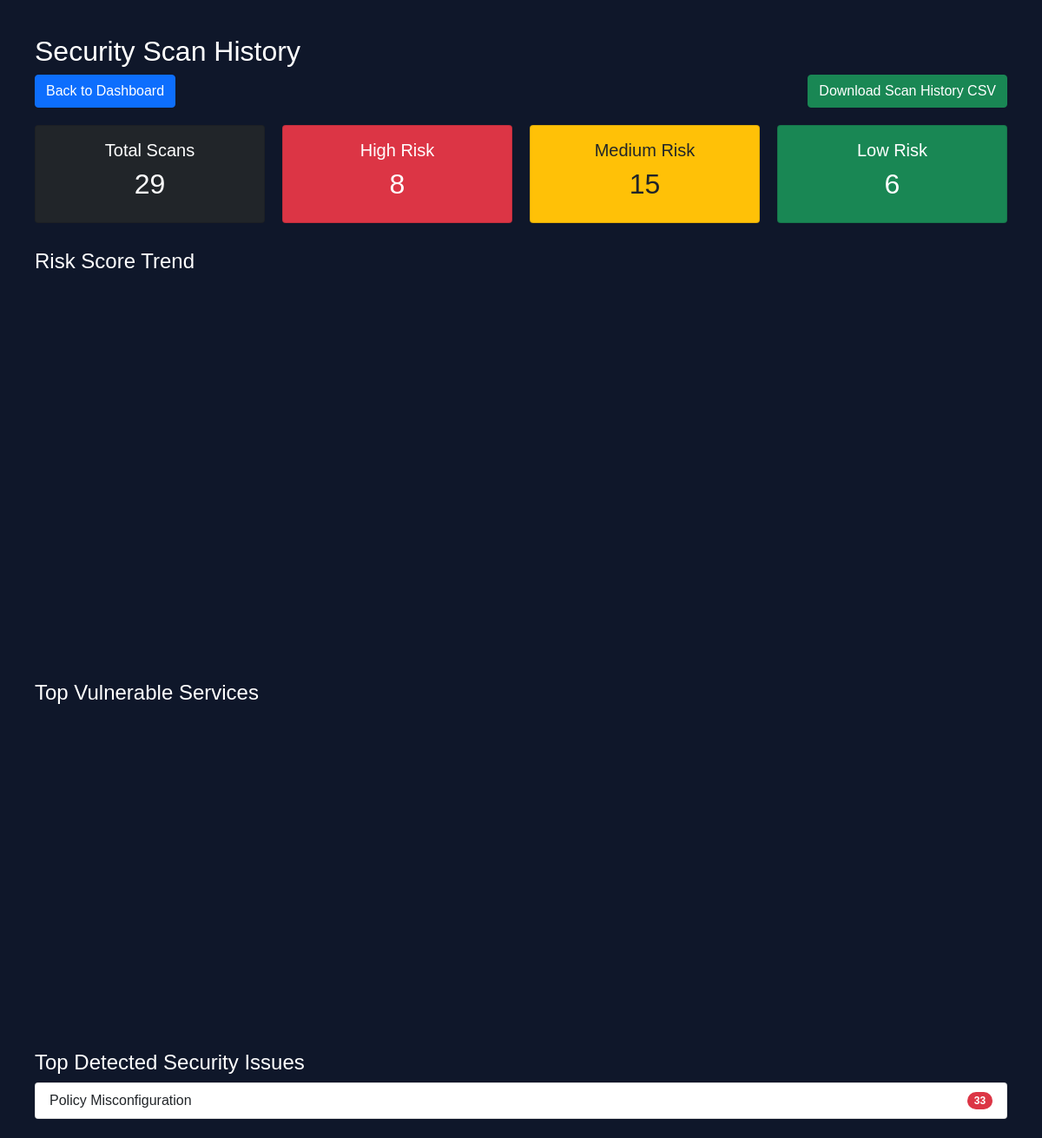
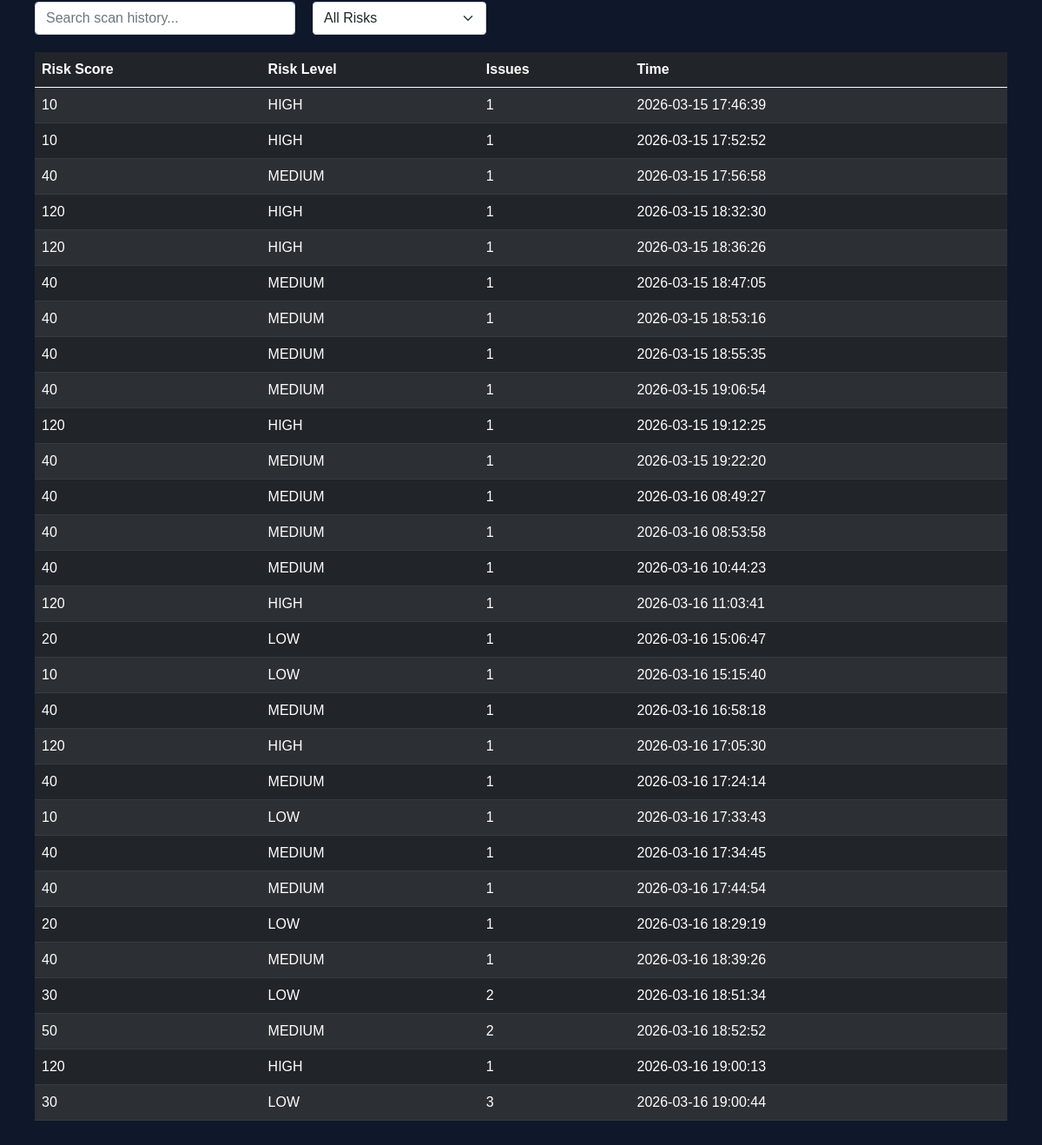
Page /history (signed in) on the earlier database version (2 pictures, top to bottom).
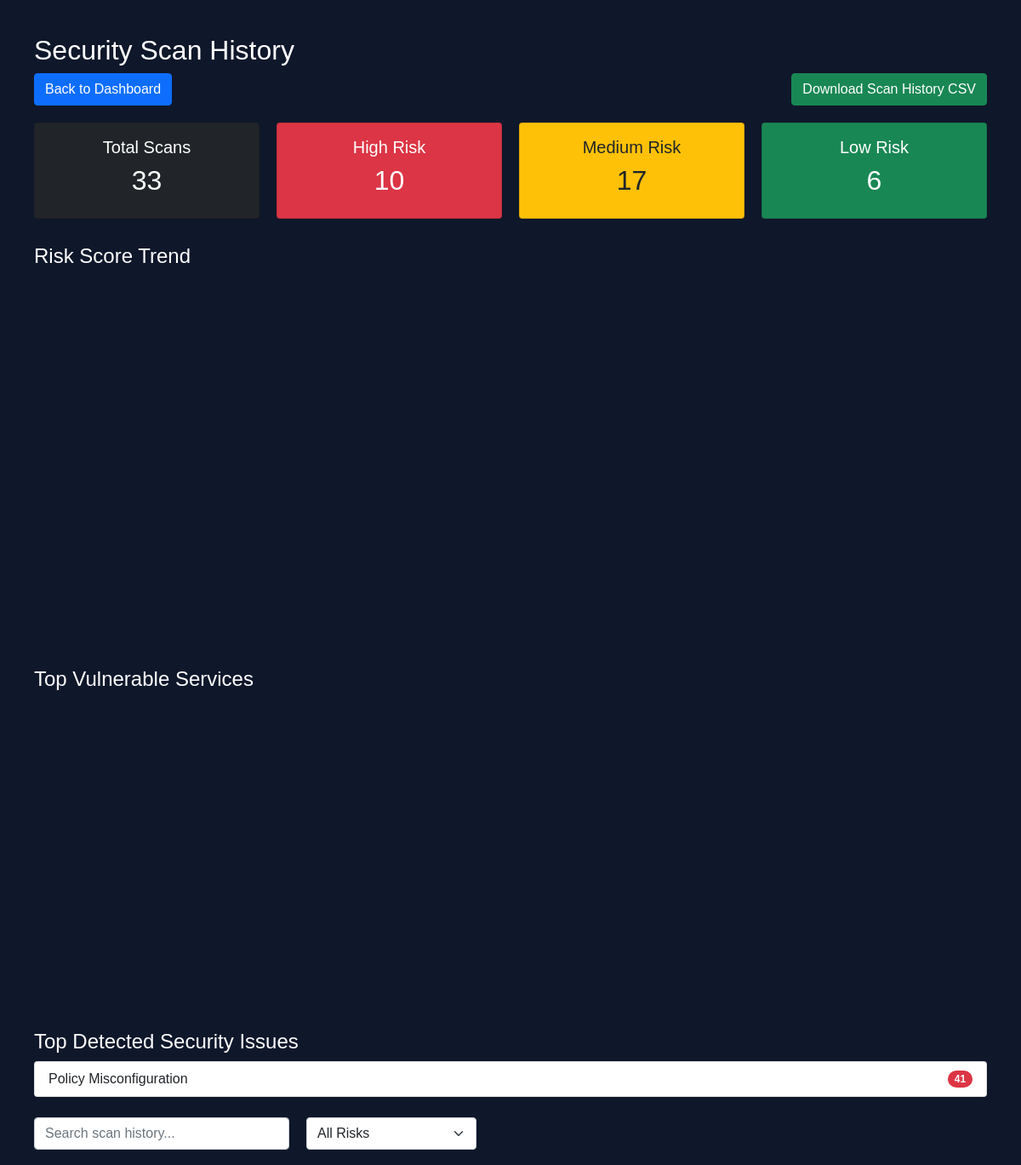
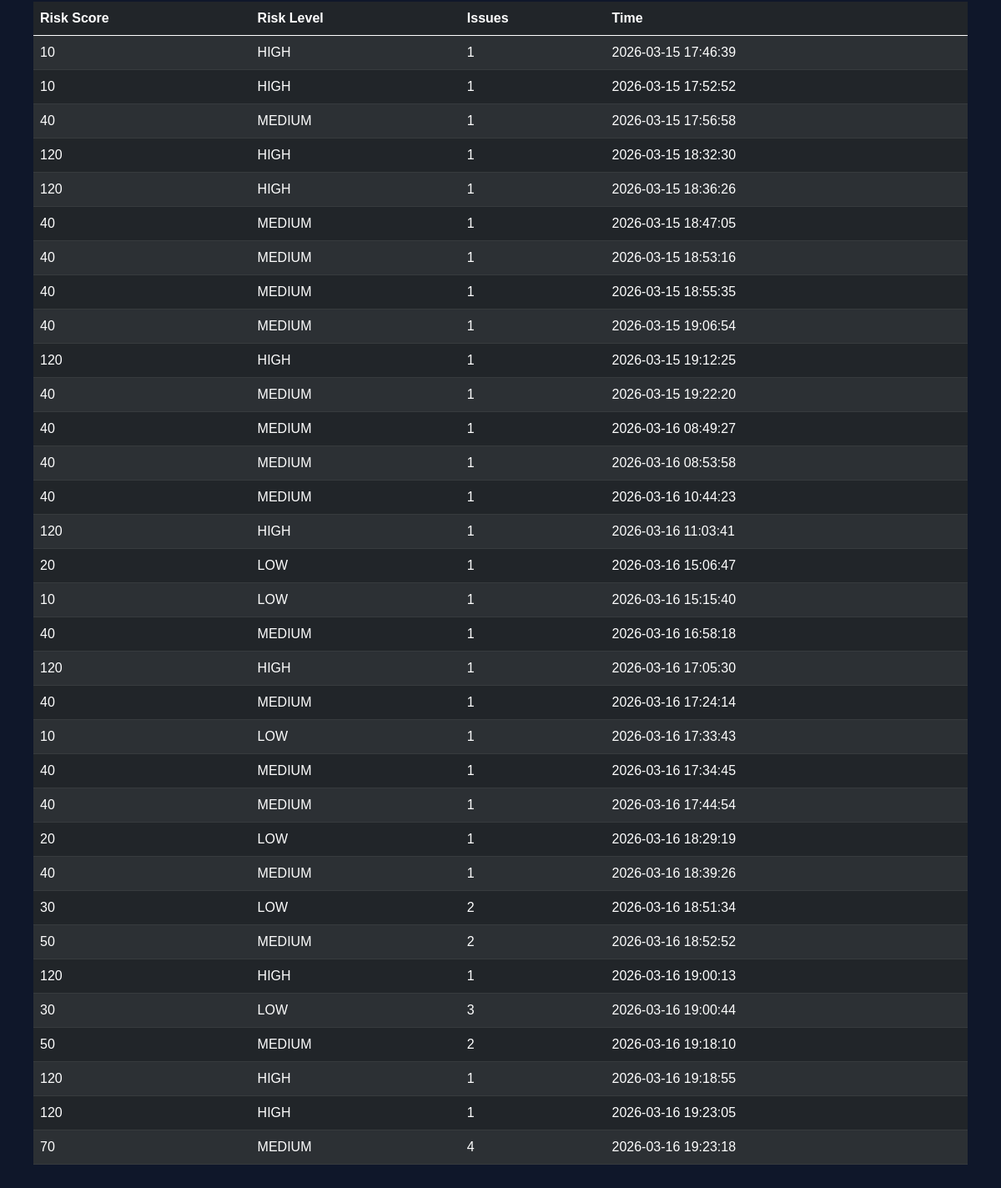
Same page on the later database version (2 pictures, top to bottom).
### tables this page shows
CREATE TABLE scans (
            id INTEGER PRIMARY KEY AUTOINCREMENT,
            username TEXT,
            risk_score INTEGER,
            risk_level TEXT,
            issues_count INTEGER,
            timestamp DATETIME DEFAULT CURRENT_TIMESTAMP
        );

### app.py (the view)
@app.route("/history")
def history():
    if "user_id" not in session:
        return redirect(url_for("auth.login"))
    username = session.get("username")
    scans = get_scan_history(username)
    vulnerability_counts = {}
    for scan in scans:
        issues_count = scan[2]
        if issues_count > 0:
            vulnerability_counts["Policy Misconfiguration"] = (
                vulnerability_counts.get("Policy Misconfiguration", 0) + issues_count
            )
    top_vulnerabilities = sorted(
        vulnerability_counts.items(), key=lambda x: x[1], reverse=True
    )
    services = ["IAM", "S3", "EC2", "Lambda"]
    service_risk_values = [6, 4, 3, 2]
    service_fig = go.Figure()
    service_fig.add_trace(
        go.Bar(x=services, y=service_risk_values, marker_color="orange")
    )
    service_fig.update_layout(
        title="Top Vulnerable Services",
        xaxis_title="Cloud Service",
        yaxis_title="Risk Count",
        template="plotly_dark",
        height=350,
    )
    service_chart = plot(
        service_fig,
        output_type="div",
        include_plotlyjs=False,
        config={"displaylogo": False, "displayModeBar": False},
    )
    total_scans = len(scans)
    high_risk = len([s for s in scans if s[1] == "HIGH"])
    medium_risk = len([s for s in scans if s[1] == "MEDIUM"])
    low_risk = len([s for s in scans if s[1] == "LOW"])
    scans = list(reversed(scans))
    risk_scores = [scan[0] for scan in scans]
    timestamps = [scan[3] for scan in scans]
    fig = go.Figure()
    fig.add_trace(
        go.Scatter(x=timestamps, y=risk_scores, mode="lines+markers", name="Risk Score")
    )
    fig.update_layout(
        title="Risk Score Trend",
        height=420,
        xaxis_title="Time",
        yaxis_title="Risk Score",
        template="plotly_dark",
        margin=dict(l=20, r=20, t=40, b=20),
        xaxis_tickangle=-45,
    )
    chart = plot(
        fig,
        output_type="div",
        include_plotlyjs=False,
        config={"displaylogo": False, "displayModeBar": False},
    )
    return render_template(
        "history.html",
        scans=scans,
        chart=chart,
        service_chart=service_chart,
        total_scans=total_scans,
        high_risk=high_risk,
        medium_risk=medium_risk,
        low_risk=low_risk,
        top_vulnerabilities=top_vulnerabilities,
    )

### database/db.py (called while the page is built)
def get_scan_history(username):
    conn = sqlite3.connect(DB_NAME)
    cursor = conn.cursor()
    cursor.execute(
        """
        SELECT risk_score, risk_level, issues_count, timestamp
        FROM scans
        WHERE username = ?
        ORDER BY timestamp DESC
    """,
        (username,),
    )
    rows = cursor.fetchall()
    conn.close()
    return rows

### templates/history.html (shortened to what this page needs)
<!DOCTYPE html>
<html>
<head>
    <link href="https://cdn.jsdelivr.net/npm/bootstrap@5.0.0-beta3/dist/css/bootstrap.min.css" rel="stylesheet">
</head>
<body>
    <h2>Security Scan History</h2>
    <div style="display:flex; justify-content:space-between; margin-bottom:20px;">
        <a href="/" class="btn btn-primary">
            Back to Dashboard
        </a>
        <a href="/export_csv" class="btn btn-success">
            Download Scan History CSV
        </a>
    </div>
    <div style="display:flex; gap:20px; margin-bottom:30px;">
        <div class="card bg-dark text-white p-3" style="flex:1; text-align:center;">
            <h5>Total Scans</h5>
            <h2>{{ total_scans }}</h2>
        </div>
        <div class="card bg-danger text-white p-3" style="flex:1; text-align:center;">
            <h5>High Risk</h5>
            <h2>{{ high_risk }}</h2>
        </div>
        <div class="card bg-warning text-dark p-3" style="flex:1; text-align:center;">
            <h5>Medium Risk</h5>
            <h2>{{ medium_risk }}</h2>
        </div>
        <div class="card bg-success text-white p-3" style="flex:1; text-align:center;">
            <h5>Low Risk</h5>
            <h2>{{ low_risk }}</h2>
        </div>
    </div>
    <h4 style="margin-top:30px;">Risk Score Trend</h4>
    <div style="margin-bottom:40px;">
        {{ chart | safe }}
    </div>
    <h4 style="margin-top:30px;">Top Vulnerable Services</h4>
    <div style="margin-bottom:40px;">
        {{ service_chart | safe }}
    </div>
    <h4 style="margin-top:30px;">Top Detected Security Issues</h4>
    <ul class="list-group mb-4">
        {% for vuln, count in top_vulnerabilities %}
        <li class="list-group-item d-flex justify-content-between align-items-center">
            {{ vuln }}
            <span class="badge bg-danger rounded-pill">{{ count }}</span>
        </li>
        {% endfor %}
    </ul>
    <div style="display:flex; gap:20px; margin-bottom:20px;">
        <input type="text" id="searchInput" onkeyup="searchTable()" placeholder="Search scan history..."
            class="form-control" style="max-width:300px;">
        <select id="riskFilter" class="form-select" style="width:200px;" onchange="filterTable()">
            <option value="ALL">All Risks</option>
        </select>
    </div>
    <table id="scanTable" class="table table-dark table-striped">
        <thead>
            <tr>
                <th>Risk Score</th>
                <th>Risk Level</th>
                <th>Issues</th>
                <th>Time</th>
            </tr>
        </thead>
        <tbody>
            {% for scan in scans %}
            <tr>
                <td>{{ scan[0] }}</td>
                <td>{{ scan[1] }}</td>
                <td>{{ scan[2] }}</td>
                <td>{{ scan[3] }}</td>
            </tr>
            {% endfor %}
        </tbody>
    </table>
</body>
</html>

### templates/history.html (style rules this page uses)
body { background: #0f172a; color: white; font-family: Arial; padding: 40px; }
table { background: #1e293b; }

Differences in the rows shown:
added scans: risk_score "50", risk_level "MEDIUM", issues_count "2", timestamp "2026-03-16 19:18:10"
added scans: risk_score "120", risk_level "HIGH", issues_count "1", timestamp "2026-03-16 19:18:55"
added scans: risk_score "120", risk_level "HIGH", issues_count "1", timestamp "2026-03-16 19:23:05"
added scans: risk_score "70", risk_level "MEDIUM", issues_count "4", timestamp "2026-03-16 19:23:18"
Other differences:
{{ total_scans }}: "29" → "33"
{{ high_risk }}: "8" → "10"
{{ medium_risk }}: "15" → "17"
new list line: "Policy Misconfiguration 41"
list line gone: "Policy Misconfiguration 33"
